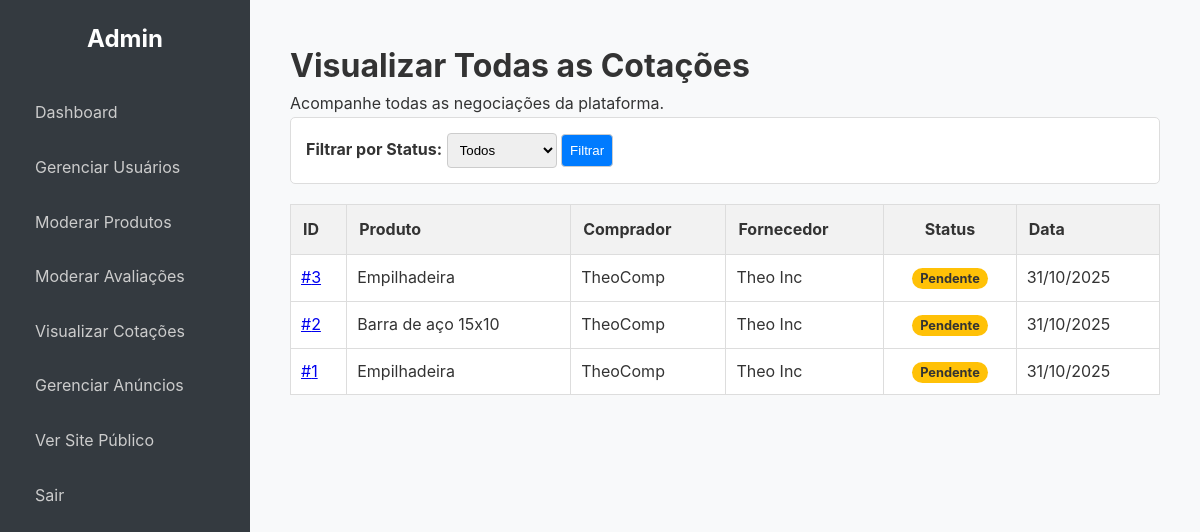
/admin/quotes (signed in), run on an earlier commit of the app's database.
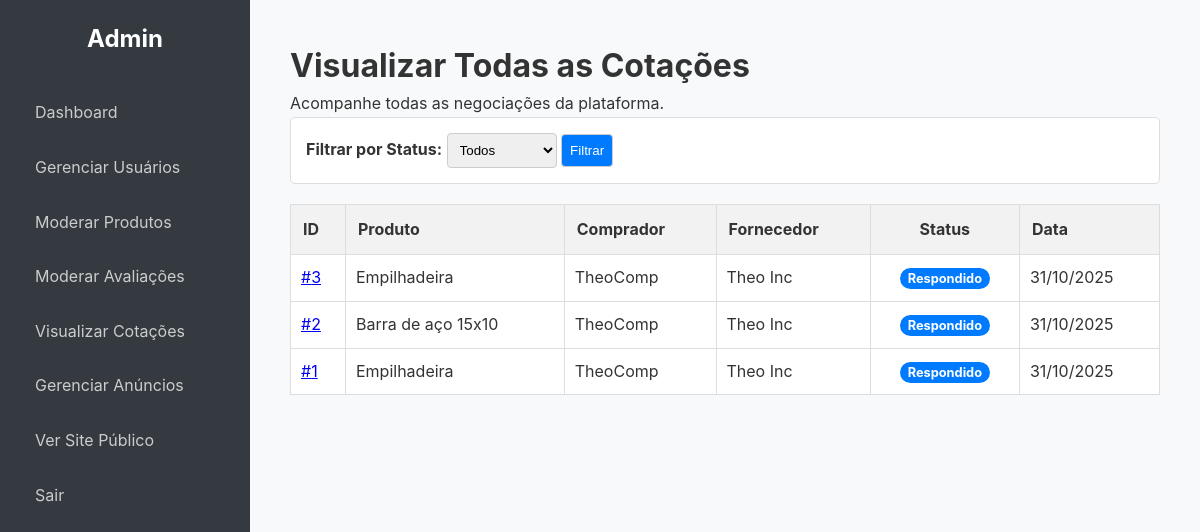
And on a later commit of the database.
### app.py (models this page shows, shortened)
class QuoteRequest(db.Model):
    id = db.Column(db.Integer, primary_key=True); quantity = db.Column(db.Integer, nullable=False); message = db.Column(db.Text, nullable=True); status = db.Column(db.String(50), nullable=False, default='Pendente'); timestamp = db.Column(db.DateTime, nullable=False, default=datetime.utcnow)
    product_id = db.Column(db.Integer, db.ForeignKey('product.id'), nullable=False); buyer_id = db.Column(db.Integer, db.ForeignKey('company.id'), nullable=False); supplier_id = db.Column(db.Integer, db.ForeignKey('company.id'), nullable=False)
    offered_price = db.Column(db.Float, nullable=True); supplier_message = db.Column(db.Text, nullable=True); response_timestamp = db.Column(db.DateTime, nullable=True)
    attachment_filename = db.Column(db.String(255), nullable=True); delivery_date = db.Column(db.Date, nullable=True)
    group_id = db.Column(db.Integer, db.ForeignKey('quote_group.id'), nullable=True)
    review = db.relationship('Review', backref='quote', uselist=False, cascade="all, delete-orphan")
    chat_messages = db.relationship('ChatMessage', backref='quote', lazy=True, cascade="all, delete-orphan")

class Product(db.Model):
    id = db.Column(db.Integer, primary_key=True); name = db.Column(db.String(100), nullable=False); description = db.Column(db.Text, nullable=False); category = db.Column(db.String(80), nullable=False); base_price = db.Column(db.Float, nullable=True); supplier_id = db.Column(db.Integer, db.ForeignKey('company.id'), nullable=False)
    images = db.relationship('ProductImage', backref='product', lazy=True, cascade="all, delete-orphan")
    quote_requests = db.relationship('QuoteRequest', backref='product', lazy=True, cascade="all, delete-orphan")

class Company(db.Model):
    id = db.Column(db.Integer, primary_key=True); company_name = db.Column(db.String(150), nullable=False); cnpj = db.Column(db.String(18), unique=True, nullable=False); email = db.Column(db.String(150), unique=True, nullable=False); password_hash = db.Column(db.String(256), nullable=False); user_type = db.Column(db.String(50), nullable=False)
    is_verified = db.Column(db.Boolean, default=False); is_admin = db.Column(db.Boolean, default=False); is_active = db.Column(db.Boolean, default=True)
    logo_filename = db.Column(db.String(255), nullable=True); description = db.Column(db.Text, nullable=True); website = db.Column(db.String(255), nullable=True); address = db.Column(db.String(255), nullable=True); certifications = db.Column(db.String(255), nullable=True)
    created_at = db.Column(db.DateTime, default=datetime.utcnow)
    products = db.relationship('Product', backref='supplier', lazy=True, cascade="all, delete-orphan")
    notifications = db.relationship('Notification', foreign_keys='Notification.recipient_id', backref='recipient', lazy=True, cascade="all, delete-orphan")
    reviews_received = db.relationship('Review', foreign_keys='Review.supplier_id', backref='reviewed_supplier', lazy='dynamic')
    sent_quotes = db.relationship('QuoteRequest', foreign_keys='QuoteRequest.buyer_id', backref='buyer', lazy='dynamic')
    received_quotes = db.relationship('QuoteRequest', foreign_keys='QuoteRequest.supplier_id', backref='supplier', lazy='dynamic')
    quote_groups = db.relationship('QuoteGroup', backref='buyer', lazy=True)
    open_rfqs = db.relationship('OpenRFQ', backref='buyer', lazy=True) # RFQ: Ligação com a empresa que criou
    open_rfq_responses = db.relationship('OpenRFQResponse', backref='supplier', lazy=True) # RFQ: Ligação com as respostas

### app.py (the view)
@admin_bp.route('/quotes')
@admin_required
def quotes():
    status_filter = request.args.get('status_filter', '')
    query = QuoteRequest.query
    if status_filter: query = query.filter(QuoteRequest.status == status_filter)
    all_quotes = query.order_by(QuoteRequest.timestamp.desc()).all()
    return render_template('admin/quotes.html', quotes=all_quotes, current_filter=status_filter)

### app.py (called while the page is built)
def admin_required(f):
    @wraps(f)
    def decorated_function(*args, **kwargs):
        if not session.get('is_admin'): flash('Acesso restrito a administradores.', 'error'); return redirect(url_for('home'))
        return f(*args, **kwargs)
    return decorated_function

@app.context_processor
def inject_notifications():
    if 'company_id' in session:
        unread_count = db.session.query(Notification).filter_by(recipient_id=session['company_id'], read=False).count()
        cart_item_count = len(session.get('cart', {})) if session.get('user_type') == 'buyer' else 0
        return dict(unread_notifications=unread_count, cart_item_count=cart_item_count)
    return dict(unread_notifications=0, cart_item_count=0)

### templates/admin/quotes.html (shortened to what this page needs)
{% extends 'admin/layout.html' %}
{% block content %}
    <h1>Visualizar Todas as Cotações</h1>
    <p>Acompanhe todas as negociações da plataforma.</p>
    <div class="filter-bar">
        <form method="GET" action="{{ url_for('admin.quotes') }}">
            <label for="status_filter">Filtrar por Status:</label>
            <select name="status_filter" id="status_filter">
                <option value="">Todos</option>
            </select>
            <button type="submit">Filtrar</button>
        </form>
    </div>
    <table style="width: 100%; border-collapse: collapse; margin-top: 20px; background-color: #fff;">
        <thead>
            <tr style="background-color: #f2f2f2;">
                <th style="padding: 12px; border: 1px solid #ddd; text-align: left;">ID</th>
                <th style="padding: 12px; border: 1px solid #ddd; text-align: left;">Produto</th>
                <th style="padding: 12px; border: 1px solid #ddd; text-align: left;">Comprador</th>
                <th style="padding: 12px; border: 1px solid #ddd; text-align: left;">Fornecedor</th>
                <th style="padding: 12px; border: 1px solid #ddd;">Status</th>
                <th style="padding: 12px; border: 1px solid #ddd; text-align: left;">Data</th>
            </tr>
        </thead>
        <tbody>
            {% for quote in quotes %}
                <tr>
                    <td style="padding: 10px; border: 1px solid #ddd;">
                        <a href="{{ url_for('quote_detail', quote_id=quote.id) }}" target="_blank">#{{ quote.id }}</a>
                    </td>
                    <td style="padding: 10px; border: 1px solid #ddd;">{{ quote.product.name }}</td>
                    <td style="padding: 10px; border: 1px solid #ddd;">{{ quote.buyer.company_name }}</td>
                    <td style="padding: 10px; border: 1px solid #ddd;">{{ quote.supplier.company_name }}</td>
                    <td style="padding: 10px; border: 1px solid #ddd; text-align: center;">
                        <span class="status-badge status-{{ quote.status }}">{{ quote.status }}</span>
                    </td>
                    <td style="padding: 10px; border: 1px solid #ddd;">{{ quote.timestamp.strftime('%d/%m/%Y') }}</td>
                </tr>
            {% else %}
                <tr>
                    <td colspan="6" style="padding: 10px; border: 1px solid #ddd; text-align: center;">Nenhuma cotação encontrada com este filtro.</td>
                </tr>
            {% endfor %}
        </tbody>
    </table>
{% endblock %}

What changed in the data, as far as the page shows it:
changed QuoteRequest id 3: status "Pendente" → "Respondido"
changed QuoteRequest "Barra de aço 15x10": status "Pendente" → "Respondido"
changed QuoteRequest id 1: status "Pendente" → "Respondido"
